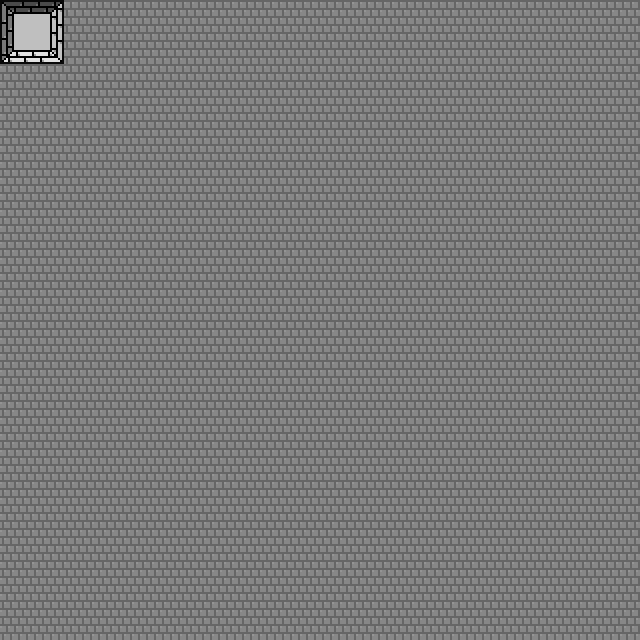

Tiled map render using the project's own tile images. Description and the whole map definition, tile-layer contents included, below:
An orthogonal 10x10 tile map with 64x64 px tiles, 1 tile layer (Tile Layer 1), 2 tilesets.

<map version="1.0" orientation="orthogonal" width="10" height="10" tilewidth="64" tileheight="64">
<properties>
<property name="name" value="Blackrock" />
</properties>
<tileset firstgid="1" name="graphics" tilewidth="64" tileheight="64">
<image source="graphics2x-basic.png" width="640" height="1344" />
</tileset>
<tileset firstgid="211" name="walls" tilewidth="64" tileheight="64">
<image source="graphics2x-walls.png" width="128" height="1024" />
</tileset>
<layer name="Tile Layer 1" width="10" height="10">
<data>
<tile gid="211" />
<tile gid="57" />
<tile gid="57" />
<tile gid="57" />
<tile gid="57" />
<tile gid="57" />
<tile gid="57" />
<tile gid="57" />
<tile gid="57" />
<tile gid="57" />
<tile gid="57" />
<tile gid="57" />
<tile gid="57" />
<tile gid="57" />
<tile gid="57" />
<tile gid="57" />
<tile gid="57" />
<tile gid="57" />
<tile gid="57" />
<tile gid="57" />
<tile gid="57" />
<tile gid="57" />
<tile gid="57" />
<tile gid="57" />
<tile gid="57" />
<tile gid="57" />
<tile gid="57" />
<tile gid="57" />
<tile gid="57" />
<tile gid="57" />
<tile gid="57" />
<tile gid="57" />
<tile gid="57" />
<tile gid="57" />
<tile gid="57" />
<tile gid="57" />
<tile gid="57" />
<tile gid="57" />
<tile gid="57" />
<tile gid="57" />
<tile gid="57" />
<tile gid="57" />
<tile gid="57" />
<tile gid="57" />
<tile gid="57" />
<tile gid="57" />
<tile gid="57" />
<tile gid="57" />
<tile gid="57" />
<tile gid="57" />
<tile gid="57" />
<tile gid="57" />
<tile gid="57" />
<tile gid="57" />
<tile gid="57" />
<tile gid="57" />
<tile gid="57" />
<tile gid="57" />
<tile gid="57" />
<tile gid="57" />
<tile gid="57" />
<tile gid="57" />
<tile gid="57" />
<tile gid="57" />
<tile gid="57" />
<tile gid="57" />
<tile gid="57" />
<tile gid="57" />
<tile gid="57" />
<tile gid="57" />
<tile gid="57" />
<tile gid="57" />
<tile gid="57" />
<tile gid="57" />
<tile gid="57" />
<tile gid="57" />
<tile gid="57" />
<tile gid="57" />
<tile gid="57" />
<tile gid="57" />
<tile gid="57" />
<tile gid="57" />
<tile gid="57" />
<tile gid="57" />
<tile gid="57" />
<tile gid="57" />
<tile gid="57" />
<tile gid="57" />
<tile gid="57" />
<tile gid="57" />
<tile gid="57" />
<tile gid="57" />
<tile gid="57" />
<tile gid="57" />
<tile gid="57" />
<tile gid="57" />
<tile gid="57" />
<tile gid="57" />
<tile gid="57" />
<tile gid="57" />
</data>
</layer>
</map>
